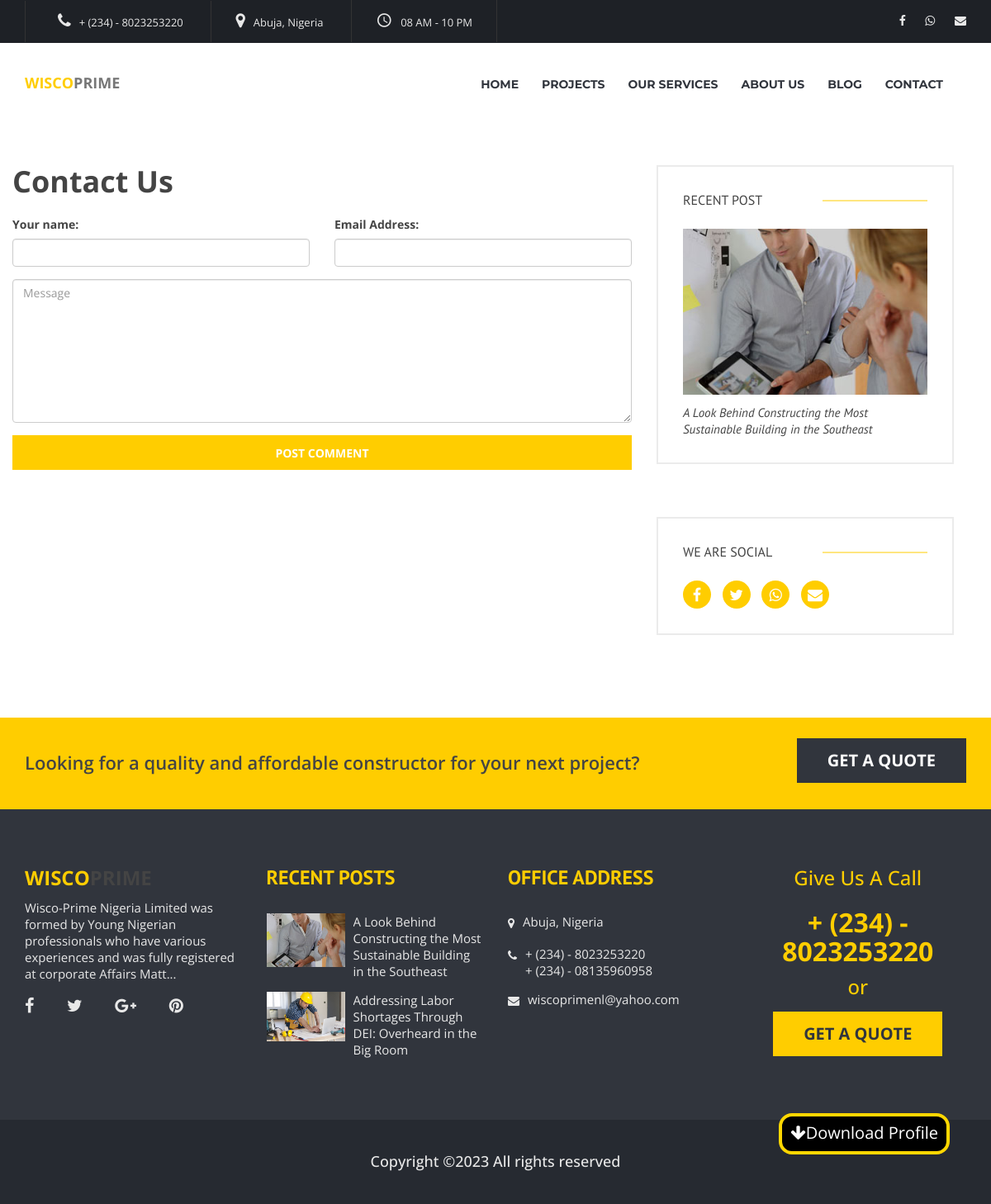
Page /contactus.php on the committed database.
### tables this page shows
CREATE TABLE `settings` (
  `id` int(11) UNSIGNED NOT NULL,
  `name` varchar(500) DEFAULT NULL,
  `value` text DEFAULT NULL
);

CREATE TABLE `blogposts` (
  `id` int(11) UNSIGNED NOT NULL,
  `title` varchar(500) NOT NULL DEFAULT '',
  `slug` varchar(500) DEFAULT NULL,
  `author` varchar(500) NOT NULL DEFAULT '',
  `cover` varchar(500) NOT NULL DEFAULT '',
  `thumb` varchar(500) DEFAULT NULL,
  `body` text DEFAULT NULL,
  `qoute` text DEFAULT NULL,
  `file` varchar(500) DEFAULT NULL,
  `tags` varchar(11) NOT NULL DEFAULT '',
  `views` int(11) NOT NULL DEFAULT 0,
  `date_posted` timestamp NOT NULL DEFAULT current_timestamp() ON UPDATE current_timestamp()
);

### core/func.basic.php (called while the page is built, shortened)
<?php
function connectDb() {
  global $db_user,$db_host,$db_pass, $database;
  $conn = mysqli_connect($db_host,$db_user,$db_pass,$database);
  return $conn;
}
function selectQuery($query, $options=null) {
  $result = mysqli_query(connectDb(), $query);
  if(!$options) {
      return $result;
  }
}

### contactus.php (the view, shortened to what this page needs)
<?php require_once "includes/styles.php" ?>
<?php require_once "includes/navbar.php" ?>
    <section class="container" style="margin: 200px 0px 100px 0px">
        <div class="row">
            <div class="col-md-8">
                <h1 style="margin-bottom: 20px"><strong>Contact Us</strong></h1>
                <form class="row" method="post">
                    <div class="form-group col-md-6">
                        <label for="name">Your name:</label>
                        <input required type="text" name="name" id="name" class="form-control">
                    </div>
                    <div class="form-group col-md-6">
                        <label for="email">Email Address:</label>
                        <input required type="email" name="email" id="email" class="form-control">
                    </div>
                    <div class="form-group col-md-12">
                        <textarea required rows="8" placeholder="Message" name="message" class="form-control"></textarea>
                    </div>
                    <div class="form-group col-md-12">
                        <button name="contact_btn" type="submit" value="submit" class="btn submit_btn form-control">Post Comment</button>
                    </div>
                </form>
            </div>
            <div class="col-md-4">
                <div class="sidebar_area">
                    <aside class="right_widget r_post_widget">
                        <div class="r_w_title">
                            <h3>Recent Post</h3>
                        </div>
                        <div class="r_post_inner">
                            <?php
                            $query = selectQuery("SELECT * FROM blogposts ORDER BY date_posted DESC LIMIT 1");
                            while ($row = mysqli_fetch_assoc($query)) { ?>
                                <div class="r_post_item">
                                    <img src="<?php echo $GLOBALS['path'].$row['cover'] ?>" alt="">
                                    <a href="?m=<?php echo $row['slug'] ?>"><p><?php echo $row['title'] ?></p></a>
                                </div>
                            <?php } ?>
                        </div>
                    </aside>
                    <aside class="right_widget r_social_widget">
                        <div class="r_w_title">
                            <h3>we are social</h3>
                        </div>
                        <ul>
                            <li><a href="#"><i class="fa fa-facebook"></i></a></li>
                            <li><a href="#"><i class="fa fa-twitter"></i></a></li>
                            <li><a href="https://wa.me/08023253220" target="_blank"><i class="fa fa-whatsapp"></i></a></li>
                            <li><a href="#"><i class="fa fa-envelope"></i></a></li>
                        </ul>
                    </aside>
                </div>
            </div>
        </div>
    </section>
<?php require_once "includes/footer.php" ?>
<?php require_once "includes/scripts.php" ?>

### includes/navbar.php (shortened to what this page needs)
<?php $page = basename($_SERVER['REQUEST_URI'], '?'.$_SERVER['QUERY_STRING']);  ?>
<header class="main_header_area">
  <div class="header_top_area">
    <div class="container">
      <div class="pull-left">
        <?php $query = selectQuery("SELECT * FROM settings WHERE name = 'phone' LIMIT 1");
        while ($row = mysqli_fetch_assoc($query)) { ?>
        <a href=""><i class="fa fa-phone"></i><?php echo $row['value'] ?></a>
        <?php } ?>
        <?php $query = selectQuery("SELECT * FROM settings WHERE name = 'address'");
        while ($row = mysqli_fetch_assoc($query)) { ?>
        <a href=""><i class="fa fa-map-marker"></i><?php echo $row['value'] ?></a>
        <?php } ?>
        <?php $query = selectQuery("SELECT * FROM settings WHERE name = 'working_hours'");
        while ($row = mysqli_fetch_assoc($query)) { ?>
            <a href=""><i class="mdi mdi-clock"></i><?php echo $row['value'] ?></a>
        <?php } ?>
      </div>
      <div class="pull-right">
        <ul class="header_social">
          <li><a href=""><i class="fa fa-facebook"></i></a></li>
          <li><a href=""><i class="fa fa-whatsapp"></i></a></li>
          <li><a href=""><i class="fa fa-envelope"></i></a></li>
        </ul>
      </div>
    </div>
  </div>
  <div class="main_menu_area">
    <div class="container">
      <nav class="navbar navbar-default">
        <div class="navbar-header">
          <a href="<?php echo $GLOBALS['path'] ?>" class="navbar-brand"><strong><b class="text-theme">WISCO</b>PRIME</strong></a>
        </div>
        <div class="navbar-collapse collapse" id="main-header-menu" aria-expanded="false">
          <ul class="nav navbar-nav navbar-right">
            <li class="<?php echo $page == 'wiscoprimenl' ? 'active' : null ?>">
                <a href="<?php echo $GLOBALS['path'] ?>">Home</a>
            </li>
            <li class="<?php echo $page == 'projects' ? 'active' : null ?>">
                <a href="<?php echo $GLOBALS['path'] ?>projects">Projects</a>
            </li>
            <li class=""><a href="<?php echo $GLOBALS['path'] ?>#services">Our Services</a></li>
            <li class="<?php echo $page == 'about' ? 'active' : null ?>">
                <a href="<?php echo $GLOBALS['path'] ?>about">About Us</a>
            </li>
            <li class="<?php echo $page == 'blogpost' ? 'active' : null ?>">
                <a href="<?php echo $GLOBALS['path'] ?>blogpost">Blog</a>
            </li>
            <li class="<?php echo $page == 'contactus' ? 'active' : null ?>">
                <a href="<?php echo $GLOBALS['path'] ?>contactus">Contact</a>
            </li>
          </ul>
        </div>
      </nav>
    </div>
  </div>
</header>

### includes/footer.php
<?php $page = basename($_SERVER['REQUEST_URI'], '?'.$_SERVER['QUERY_STRING']);  ?>
<?php if (!in_array($page, array('projects', 'project-info')) && $page != 'wiscoprimenl') { ?>
<section class="get_quote_area yellow_get_quote">
    <div class="container">
        <div class="pull-left">
            <h4>Looking for a quality and affordable constructor for your next project?</h4>
        </div>
        <div class="pull-right">
            <a class="get_btn_black" href="contactus">GET A QUOTE</a>
        </div>
    </div>
</section>
<?php } else if ($page != 'wiscoprimenl') { ?>
<section class="get_quote_area project_contact">
    <div class="container">
        <div class="pull-left">
            <h3>Save Your Money </h3>
            <h4>Call us today or Contact us to get started your project.. </h4>
        </div>
        <div class="pull-right">
            <a class="get_btn_black" href="contactus">Contact Us</a>
        </div>
    </div>
</section>
<?php } ?>
<footer class="footer_area">
    <div class="footer_widgets_area">
        <div class="container">
            <div class="row footer_widgets_inner">
                <div class="col-md-3 col-sm-6">
                    <aside class="f_widget about_widget">
                        <h3 href="#"><strong><b class="text-theme">WISCO</b>PRIME</strong></h3>
                        <p><?php echo substr(mysqli_fetch_assoc(selectQuery("SELECT * FROM settings WHERE name = 'aboutus'"))['value'], 0, 150).'...' ?></p>
                        <ul>
                            <li><a href="#"><i class="fa fa-facebook"></i></a></li>
                            <li><a href="#"><i class="fa fa-twitter"></i></a></li>
                            <li><a href="#"><i class="fa fa-google-plus"></i></a></li>
                            <li><a href="#"><i class="fa fa-pinterest"></i></a></li>
                        </ul>
                    </aside>
                </div>
                <div class="col-md-3 col-sm-6">
                    <aside class="f_widget recent_widget">
                        <div class="f_w_title">
                            <h3>Recent Posts</h3>
                        </div>
                        <div class="recent_w_inner">
                            <?php
                            $query = selectQuery("SELECT * FROM blogposts ORDER BY date_posted DESC LIMIT 2");
                            while ($row=mysqli_fetch_assoc($query)) { ?>
                                <div class="media">
                                    <div class="media-left">
                                        <img src="<?php echo $GLOBALS['path'].$row['cover'] ?>" width="95px" alt="">
                                    </div>
                                    <div class="media-body">
                                        <a href="blogpost?m=<?php echo $row['slug'] ?>"><p><?php echo $row['title'] ?></p></a>
                                    </div>
                                </div>
                            <?php } ?>
                        </div>
                    </aside>
                </div>
                <div class="col-md-3 col-sm-6">
                    <aside class="f_widget address_widget">
                        <div class="f_w_title">
                            <h3>Office Address</h3>
                        </div>
                        <div class="address_w_inner">
                            <div class="media">
                                <div class="media-left">
                                    <i class="fa fa-map-marker"></i>
                                </div>
                                <div class="media-body">
                                    <?php $query = selectQuery("SELECT * FROM settings WHERE name = 'address'");
                                    while ($row = mysqli_fetch_assoc($query)) { ?>
                                        <p><?php echo $row['value'] ?></p>
                                    <?php } ?>
                                </div>
                            </div>
                            <div class="media">
                                <div class="media-left">
                                    <i class="fa fa-phone"></i>
                                </div>
                                <div class="media-body">
                                    <?php $query = selectQuery("SELECT * FROM settings WHERE name = 'phone' ");
                                    while ($row = mysqli_fetch_assoc($query)) { ?>
                                        <p><?php echo $row['value'] ?></p>
                                    <?php } ?>
                                </div>
                            </div>
                            <div class="media">
                                <div class="media-left">
                                    <i class="fa fa-envelope"></i>
                                </div>
                                <div class="media-body">
                                    <?php $query = selectQuery("SELECT * FROM settings WHERE name = 'mailto'");
                                    while ($row = mysqli_fetch_assoc($query)) { ?>
                                        <p><?php echo $row['value'] ?></p>
                                    <?php } ?>
                                </div>
                            </div>
                        </div>
                    </aside>
                </div>
                <div class="col-md-3 col-sm-6">
                    <aside class="f_widget give_us_widget">
                        <h5>Give Us A Call</h5>
                        <?php $query = selectQuery("SELECT * FROM settings WHERE name = 'phone' LIMIT 1");
                        while ($row = mysqli_fetch_assoc($query)) { ?>
                            <h4><?php echo $row['value'] ?></h4>
                        <?php } ?>
                        <h5>or</h5>
                        <a class="get_bg_btn" href="#">GET A QUOTE</a>
                    </aside>
                </div>
            </div>
        </div>
    </div>
    <div class="footer_copy_right">
        <div class="container">
            <h4>
                Copyright ©<script>document.write(new Date().getFullYear());</script> All rights reserved
            </h4>
        </div>
    </div>
</footer>
<a href="<?php echo $GLOBALS['path'] ?>assets/WISCOPRIME.pdf" target="_blank" rel="noreferrer" id="scroll-top" title="Back to Top" class="show">
    <i class="fa fa-arrow-down"></i>Download Profile
</a>

### rows in the picture
settings: value "+ (234) - 8023253220"
settings: value "Abuja, Nigeria"
settings: value "08 AM - 10 PM"
blogposts: cover (picture), title "A Look Behind Constructing the Most Sustainable Building in the Southeast"
settings: value "Wisco-Prime Nigeria Limited was formed by Young Nigerian professionals who have various experiences and was fully registered at corporate Affairs Matt"
blogposts: cover (picture), title "Addressing Labor Shortages Through DEI: Overheard in the Big Room"
settings: value "+ (234) - 08135960958"
settings: value "wiscoprimenl@yahoo.com"
